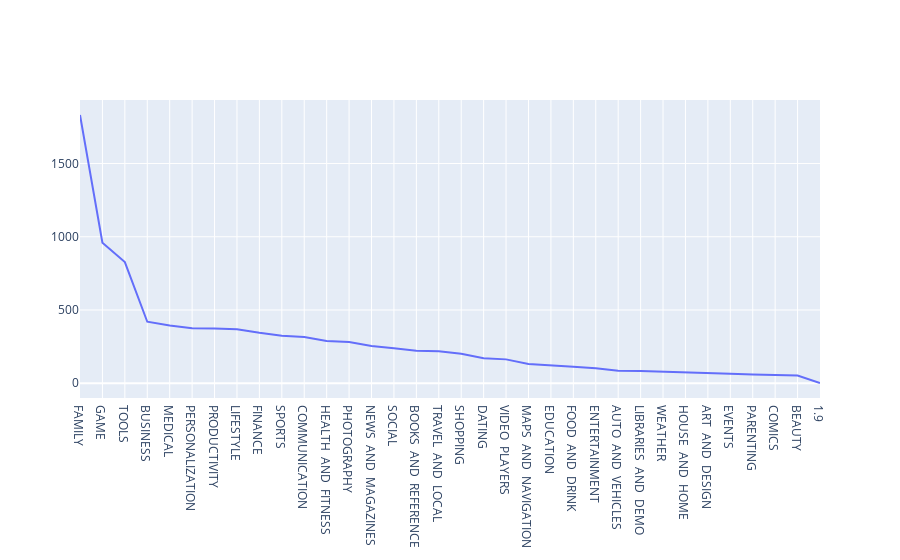

The notebook cell saved with this chart:
### Code cell
data = [graph.Scatter(
        x = num_apps_in_category.index, # index = category name
        y = num_apps_in_category.values, # value = count
)]

plotly.offline.iplot(data)

### Figure 1 — Plotly figure (JSON) as saved in the notebook; plotly's stock layout.template omitted (floating-point values rounded to 4 significant figures)
{"data": [{"type": "scatter", "x": ["FAMILY", "GAME", "TOOLS", "BUSINESS", "MEDICAL", "PERSONALIZATION", "PRODUCTIVITY", "LIFESTYLE", "FINANCE", "SPORTS", "COMMUNICATION", "HEALTH  AND  FITNESS", "PHOTOGRAPHY", "NEWS  AND  MAGAZINES", "SOCIAL", "BOOKS  AND  REFERENCE", "TRAVEL  AND  LOCAL", "SHOPPING", "DATING", "VIDEO  PLAYERS", "MAPS  AND  NAVIGATION", "EDUCATION", "FOOD  AND  DRINK", "ENTERTAINMENT", "AUTO  AND  VEHICLES", "LIBRARIES  AND  DEMO", "WEATHER", "HOUSE  AND  HOME", "ART  AND  DESIGN", "EVENTS", "PARENTING", "COMICS", "BEAUTY", "1.9"], "y": [1832, 959, 827, 420, 395, 376, 374, 369, 345, 325, 315, 288, 281, 254, 239, 222, 219, 202, 171, 163, 131, 119, 112, 102, 85, 84, 79, 74, 64, 64, 60, 56, 53, 1]}], "layout": {"autosize": true, "xaxis": {"autorange": true, "range": [0, 33], "type": "category"}, "yaxis": {"autorange": true, "range": [-100.7, 1934.0], "type": "linear"}}}
